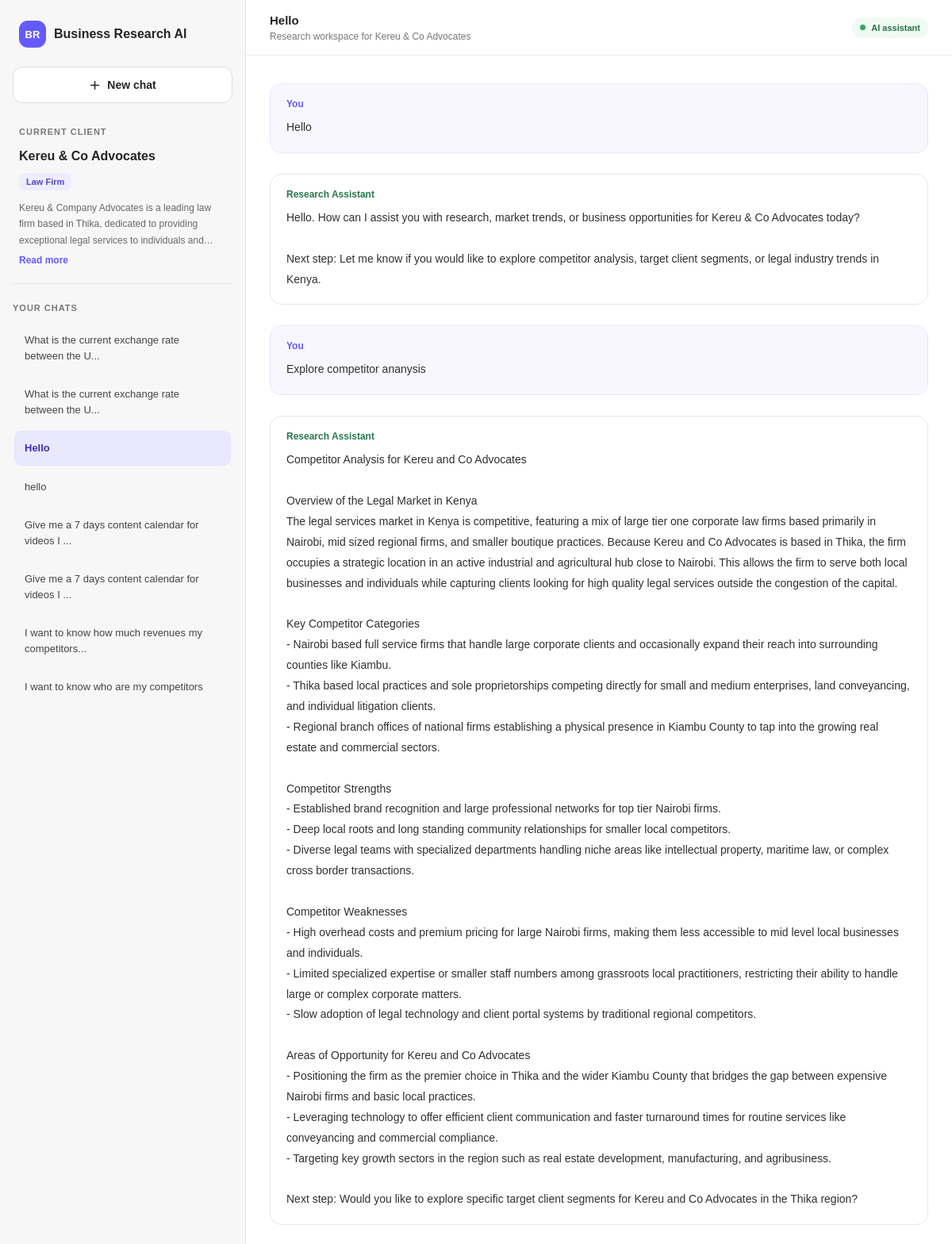
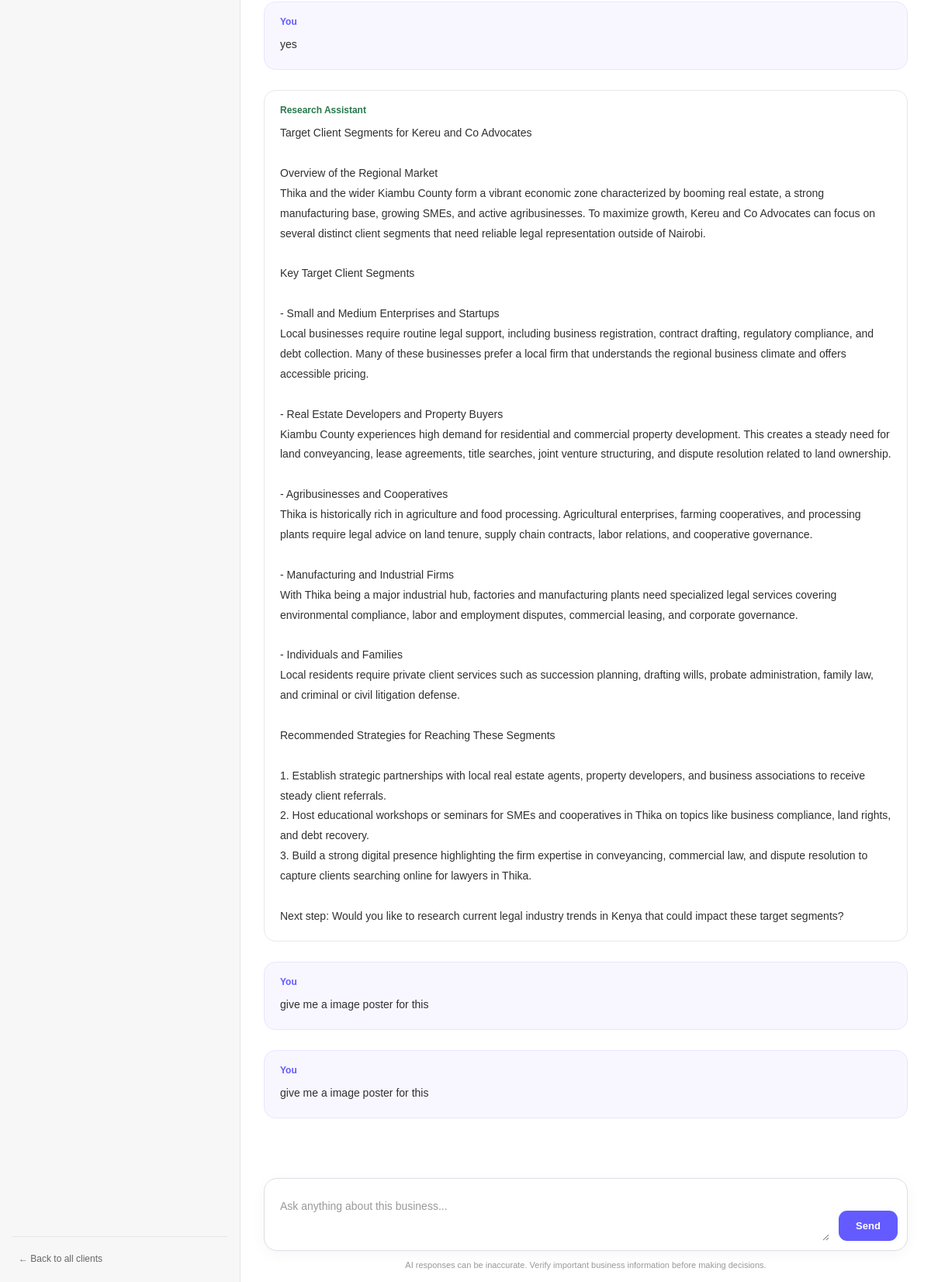
Screenshot of /clients/1/chat/10/ with the database file from the repository (2 pictures, top to bottom).
### clients/models.py (models this page shows, shortened)
class Client(models.Model):
    name = models.CharField(max_length=200)
    business_name = models.CharField(max_length=200)
    industry = models.CharField(max_length=100, blank=True)
    description = models.TextField(blank=True)
    created_at = models.DateTimeField(auto_now_add=True)

class Conversation(models.Model):
    client = models.ForeignKey(
        Client,
        on_delete=models.CASCADE,
        related_name="conversations"
    )
    title = models.CharField(max_length=200, default="Business Research")
    created_at = models.DateTimeField(auto_now_add=True)
    updated_at = models.DateTimeField(auto_now=True)

class Message(models.Model):
    SENDER_CHOICES = [
        ("user", "User"),
        ("ai", "AI Assistant"),
    ]
    conversation = models.ForeignKey(
        Conversation,
        on_delete=models.CASCADE,
        related_name="messages"
    )
    sender = models.CharField(
        max_length=10,
        choices=SENDER_CHOICES
    )
    content = models.TextField()
    created_at = models.DateTimeField(auto_now_add=True)
    class Meta:
        ordering = ["created_at", "id"]

### clients/views.py (the view, shortened to what this page needs)
# urls.py: path("<int:client_id>/chat/<int:conversation_id>/", views.conversation_workspace, name="conversation_workspace"),
def conversation_workspace(request, client_id, conversation_id):
    client = get_object_or_404(Client, id=client_id)
    conversation = get_object_or_404(Conversation, id=conversation_id, client=client)
    conversation_history = conversation.messages.all()
    conversations = client.conversations.order_by("-updated_at", "-id")
    return render(
        request,
        "clients/workspace.html",
        {
            "client": client,
            "conversation": conversation,
            "conversation_history": conversation_history,
            "conversations": conversations,
        },
    )

### clients/templates/clients/workspace.html (shortened to what this page needs)
<!DOCTYPE html>
<html lang="en">
<head>
</head>
<body>
    <div class="app-layout">
        <aside class="sidebar">
            <div class="brand">
                <div class="brand-icon">BR</div>
                <span>Business Research AI</span>
            </div>
            <a
                href="{% url 'new_conversation' client.id %}"
                class="new-chat-button"
            >
                <span aria-hidden="true">＋</span>
                <span>New chat</span>
            </a>
            <section class="client-section">
                <p class="section-label">Current client</p>
                <h2 class="business-name">
                    {{ client.business_name }}
                </h2>
                {% if client.industry %}
                    <span class="industry-label">
                        {{ client.industry }}
                    </span>
                {% endif %}
                {% if client.description %}
                    <p class="description-preview">
                        {{ client.description }}
                    </p>
                    <details class="description-details">
                        <summary>
                            <span class="read-more-label">Read more</span>
                        </summary>
                    </details>
                {% else %}
                    <p class="description-preview">
                        No business description has been added yet.
                    </p>
                {% endif %}
            </section>
            <section class="history-section">
                <p class="section-label">Your chats</p>
                <nav class="conversation-list">
                    {% for item in conversations %}
                        <a
                            href="{% url 'conversation_workspace' client.id item.id %}"
                            class="conversation-link {% if item.id == conversation.id %}active{% endif %}"
                            {% if item.id == conversation.id %}aria-current="page"{% endif %}
                        >
                            {{ item.title }}
                        </a>
                    {% empty %}
                        <p class="empty-history">
                            Your conversations will appear here.
                        </p>
                    {% endfor %}
                </nav>
            </section>
            <footer class="sidebar-footer">
                <a href="{% url 'dashboard' %}" class="back-link">
                    ← Back to all clients
                </a>
            </footer>
        </aside>
        <main class="main-panel">
            <header class="topbar">
                <div>
                    <h1 class="topbar-title">
                        {{ conversation.title }}
                    </h1>
                    <p class="topbar-subtitle">
                        Research workspace for {{ client.business_name }}
                    </p>
                </div>
                <div class="status-label">
                    <span class="status-dot"></span>
                    AI assistant
                </div>
            </header>
            <section class="messages">
                {% if not conversation_history %}
                    <div class="welcome-message">
                        <div class="welcome-icon">AI</div>
                        <h2>
                            Let's research {{ client.business_name }}
                        </h2>
                        <p>
                            Ask questions about this business, explore
                            competitors, understand the market, analyse
                            customers or investigate business opportunities.
                        </p>
                    </div>
                {% else %}
                    {% for message in conversation_history %}
                        {% if message.sender == "user" %}
                            <article class="chat-message user-message">
                                <div class="message-sender">
                                    You
                                </div>
                                <div class="message-content">
                                    {{ message.content|linebreaksbr }}
                                </div>
                            </article>
                        {% else %}
                            <article class="chat-message ai-message">
                                <div class="message-sender">
                                    Research Assistant
                                </div>
                                <div class="message-content">
                                    {{ message.content|linebreaksbr }}
                                </div>
                            </article>
                        {% endif %}
                    {% endfor %}
                {% endif %}
            </section>
            <footer class="input-area">
                <form
                    method="post"
                    action="{% url 'conversation_workspace' client.id conversation.id %}"
                    class="input-box"
                    id="chatForm"
                >
                    <textarea
                        name="message"
                        id="messageInput"
                        class="message-input"
                        placeholder="Ask anything about this business..."
                        rows="2"
                        aria-label="Your research question"
                        required
                    ></textarea>
                    <button type="submit" class="send-button" id="sendButton">
                        Send
                    </button>
                </form>
                <p class="input-note">
                    AI responses can be inaccurate. Verify important
                    business information before making decisions.
                </p>
            </footer>
        </main>
    </div>
</body>
</html>

### rows the page displays
Client: business_name "Kereu & Co Advocates", industry "Law Firm", description "Kereu & Company Advocates is a leading law firm based in Thika, dedicated to providing exceptional legal services to individuals…"
Conversation: title "What is the current exchange rate between the U..."
Conversation: title "What is the current exchange rate between the U..."
Conversation: title "Hello"
Conversation: title "hello"
Conversation: title "Give me a 7 days content calendar for videos I ..."
Conversation: title "Give me a 7 days content calendar for videos I ..."
Conversation: title "I want to know how much revenues my competitors..."
Conversation: title "I want to know who are my competitors"
Message: content "Hello"
Message: content "Hello. How can I assist you with research, market trends, or business opportunities for Kereu & Co Advocates today? Next step: Let me know if you would like to explore competitor analysis, target client segments, or legal industry trends in Kenya."
Message: content "Explore competitor ananysis"
Message: content "Competitor Analysis for Kereu and Co Advocates Overview of the Legal Market in Kenya The legal services market in Kenya is competitive, featuring a mix of large tier one corporate law firms based primarily in Nairobi, mid sized regional firms, and smaller boutique practices. Because Kereu and Co Advocates is based in Thika, the firm occupies a strategic location in an active industrial and agricultural hub close to Nairobi. This allows the firm to serve both local businesses and individuals while capturing clients looking for high quality legal services outside the congestion of the capital. Key Competitor Categories - Nairobi based full service firms that handle large corporate clients and…"
Message: content "yes"
Message: content "Target Client Segments for Kereu and Co Advocates Overview of the Regional Market Thika and the wider Kiambu County form a vibrant economic zone characterized by booming real estate, a strong manufacturing base, growing SMEs, and active agribusinesses. To maximize growth, Kereu and Co Advocates can focus on several distinct client segments that need reliable legal representation outside of Nairobi. Key Target Client Segments - Small and Medium Enterprises and Startups Local businesses require routine legal support, including business registration, contract drafting, regulatory compliance, and debt collection. Many of these businesses prefer a local firm that understands the regional…"
Message: content "give me a image poster for this"
Message: content "give me a image poster for this"
